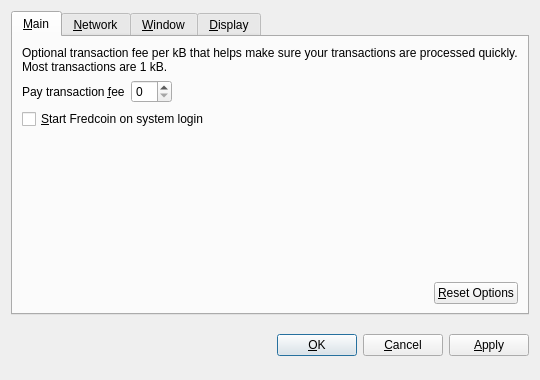
<?xml version="1.0" encoding="UTF-8"?>
<ui version="4.0">
 <class>OptionsDialog</class>
 <widget class="QDialog" name="OptionsDialog">
  <property name="geometry">
   <rect>
    <x>0</x>
    <y>0</y>
    <width>540</width>
    <height>380</height>
   </rect>
  </property>
  <property name="windowTitle">
   <string>Options</string>
  </property>
  <property name="modal">
   <bool>true</bool>
  </property>
  <layout class="QVBoxLayout" name="verticalLayout">
   <item>
    <widget class="QTabWidget" name="tabWidget">
     <property name="tabPosition">
      <enum>QTabWidget::North</enum>
     </property>
     <property name="currentIndex">
      <number>0</number>
     </property>
     <widget class="QWidget" name="tabMain">
      <attribute name="title">
       <string>&amp;Main</string>
      </attribute>
      <layout class="QVBoxLayout" name="verticalLayout_Main">
       <item>
        <widget class="QLabel" name="transactionFeeInfoLabel">
         <property name="text">
          <string>Optional transaction fee per kB that helps make sure your transactions are processed quickly. Most transactions are 1 kB.</string>
         </property>
         <property name="textFormat">
          <enum>Qt::PlainText</enum>
         </property>
         <property name="wordWrap">
          <bool>true</bool>
         </property>
        </widget>
       </item>
       <item>
        <layout class="QHBoxLayout" name="horizontalLayout_1_Main">
         <item>
          <widget class="QLabel" name="transactionFeeLabel">
           <property name="text">
            <string>Pay transaction &amp;fee</string>
           </property>
           <property name="textFormat">
            <enum>Qt::PlainText</enum>
           </property>
           <property name="buddy">
            <cstring>transactionFee</cstring>
           </property>
          </widget>
         </item>
         <item>
          <widget class="BitcoinAmountField" name="transactionFee"/>
         </item>
         <item>
          <spacer name="horizontalSpacer_1_Main">
           <property name="orientation">
            <enum>Qt::Horizontal</enum>
           </property>
           <property name="sizeHint" stdset="0">
            <size>
             <width>40</width>
             <height>20</height>
            </size>
           </property>
          </spacer>
         </item>
        </layout>
       </item>
       <item>
        <widget class="QCheckBox" name="bitcoinAtStartup">
         <property name="toolTip">
          <string>Automatically start Fredcoin after logging in to the system.</string>
         </property>
         <property name="text">
          <string>&amp;Start Fredcoin on system login</string>
         </property>
        </widget>
       </item>
       <item>
        <spacer name="verticalSpacer_Main">
         <property name="orientation">
          <enum>Qt::Vertical</enum>
         </property>
         <property name="sizeHint" stdset="0">
          <size>
           <width>20</width>
           <height>40</height>
          </size>
         </property>
        </spacer>
       </item>
       <item>
        <layout class="QHBoxLayout" name="horizontalLayout_2_Main">
         <item>
          <spacer name="horizontalSpacer_2_Main">
           <property name="orientation">
            <enum>Qt::Horizontal</enum>
           </property>
           <property name="sizeHint" stdset="0">
            <size>
             <width>40</width>
             <height>20</height>
            </size>
           </property>
          </spacer>
         </item>
         <item>
          <widget class="QPushButton" name="resetButton">
           <property name="toolTip">
            <string>Reset all client options to default.</string>
           </property>
           <property name="text">
            <string>&amp;Reset Options</string>
           </property>
           <property name="autoDefault">
            <bool>false</bool>
           </property>
          </widget>
         </item>
        </layout>
       </item>
      </layout>
     </widget>
     <widget class="QWidget" name="tabNetwork">
      <attribute name="title">
       <string>&amp;Network</string>
      </attribute>
      <layout class="QVBoxLayout" name="verticalLayout_Network">
       <item>
        <widget class="QCheckBox" name="mapPortUpnp">
         <property name="toolTip">
          <string>Automatically open the Fredcoin client port on the router. This only works when your router supports UPnP and it is enabled.</string>
         </property>
         <property name="text">
          <string>Map port using &amp;UPnP</string>
         </property>
        </widget>
       </item>
       <item>
        <widget class="QCheckBox" name="connectSocks">
         <property name="toolTip">
          <string>Connect to the Fredcoin network through a SOCKS proxy (e.g. when connecting through Tor).</string>
         </property>
         <property name="text">
          <string>&amp;Connect through SOCKS proxy:</string>
         </property>
        </widget>
       </item>
       <item>
        <layout class="QHBoxLayout" name="horizontalLayout_Network">
         <item>
          <widget class="QLabel" name="proxyIpLabel">
           <property name="text">
            <string>Proxy &amp;IP:</string>
           </property>
           <property name="textFormat">
            <enum>Qt::PlainText</enum>
           </property>
           <property name="buddy">
            <cstring>proxyIp</cstring>
           </property>
          </widget>
         </item>
         <item>
          <widget class="QValidatedLineEdit" name="proxyIp">
           <property name="maximumSize">
            <size>
             <width>140</width>
             <height>16777215</height>
            </size>
           </property>
           <property name="toolTip">
            <string>IP address of the proxy (e.g. 127.0.0.1)</string>
           </property>
          </widget>
         </item>
         <item>
          <widget class="QLabel" name="proxyPortLabel">
           <property name="text">
            <string>&amp;Port:</string>
           </property>
           <property name="textFormat">
            <enum>Qt::PlainText</enum>
           </property>
           <property name="buddy">
            <cstring>proxyPort</cstring>
           </property>
          </widget>
         </item>
         <item>
          <widget class="QLineEdit" name="proxyPort">
           <property name="maximumSize">
            <size>
             <width>55</width>
             <height>16777215</height>
            </size>
           </property>
           <property name="toolTip">
            <string>Port of the proxy (e.g. 9050)</string>
           </property>
          </widget>
         </item>
         <item>
          <widget class="QLabel" name="socksVersionLabel">
           <property name="text">
            <string>SOCKS &amp;Version:</string>
           </property>
           <property name="textFormat">
            <enum>Qt::PlainText</enum>
           </property>
           <property name="buddy">
            <cstring>socksVersion</cstring>
           </property>
          </widget>
         </item>
         <item>
          <widget class="QValueComboBox" name="socksVersion">
           <property name="toolTip">
            <string>SOCKS version of the proxy (e.g. 5)</string>
           </property>
          </widget>
         </item>
         <item>
          <spacer name="horizontalSpacer_Network">
           <property name="orientation">
            <enum>Qt::Horizontal</enum>
           </property>
           <property name="sizeHint" stdset="0">
            <size>
             <width>40</width>
             <height>20</height>
            </size>
           </property>
          </spacer>
         </item>
        </layout>
       </item>
       <item>
        <spacer name="verticalSpacer_Network">
         <property name="orientation">
          <enum>Qt::Vertical</enum>
         </property>
         <property name="sizeHint" stdset="0">
          <size>
           <width>20</width>
           <height>40</height>
          </size>
         </property>
        </spacer>
       </item>
      </layout>
     </widget>
     <widget class="QWidget" name="tabWindow">
      <attribute name="title">
       <string>&amp;Window</string>
      </attribute>
      <layout class="QVBoxLayout" name="verticalLayout_Window">
       <item>
        <widget class="QCheckBox" name="minimizeToTray">
         <property name="toolTip">
          <string>Show only a tray icon after minimizing the window.</string>
         </property>
         <property name="text">
          <string>&amp;Minimize to the tray instead of the taskbar</string>
         </property>
        </widget>
       </item>
       <item>
        <widget class="QCheckBox" name="minimizeOnClose">
         <property name="toolTip">
          <string>Minimize instead of exit the application when the window is closed. When this option is enabled, the application will be closed only after selecting Quit in the menu.</string>
         </property>
         <property name="text">
          <string>M&amp;inimize on close</string>
         </property>
        </widget>
       </item>
       <item>
        <spacer name="verticalSpacer_Window">
         <property name="orientation">
          <enum>Qt::Vertical</enum>
         </property>
         <property name="sizeHint" stdset="0">
          <size>
           <width>20</width>
           <height>40</height>
          </size>
         </property>
        </spacer>
       </item>
      </layout>
     </widget>
     <widget class="QWidget" name="tabDisplay">
      <attribute name="title">
       <string>&amp;Display</string>
      </attribute>
      <layout class="QVBoxLayout" name="verticalLayout_Display">
       <item>
        <layout class="QHBoxLayout" name="horizontalLayout_1_Display">
         <item>
          <widget class="QLabel" name="langLabel">
           <property name="text">
            <string>User Interface &amp;language:</string>
           </property>
           <property name="textFormat">
            <enum>Qt::PlainText</enum>
           </property>
           <property name="buddy">
            <cstring>lang</cstring>
           </property>
          </widget>
         </item>
         <item>
          <widget class="QValueComboBox" name="lang">
           <property name="toolTip">
            <string>The user interface language can be set here. This setting will take effect after restarting Fredcoin.</string>
           </property>
          </widget>
         </item>
        </layout>
       </item>
       <item>
        <layout class="QHBoxLayout" name="horizontalLayout_2_Display">
         <item>
          <widget class="QLabel" name="unitLabel">
           <property name="text">
            <string>&amp;Unit to show amounts in:</string>
           </property>
           <property name="textFormat">
            <enum>Qt::PlainText</enum>
           </property>
           <property name="buddy">
            <cstring>unit</cstring>
           </property>
          </widget>
         </item>
         <item>
          <widget class="QValueComboBox" name="unit">
           <property name="toolTip">
            <string>Choose the default subdivision unit to show in the interface and when sending coins.</string>
           </property>
          </widget>
         </item>
        </layout>
       </item>
       <item>
        <widget class="QCheckBox" name="displayAddresses">
         <property name="toolTip">
          <string>Whether to show Fredcoin addresses in the transaction list or not.</string>
         </property>
         <property name="text">
          <string>&amp;Display addresses in transaction list</string>
         </property>
        </widget>
       </item>
       <item>
        <widget class="QCheckBox" name="coinControlFeatures">
         <property name="toolTip">
          <string>Whether to show coin control features or not.</string>
         </property>
         <property name="text">
          <string>Display coin &amp;control features (experts only!)</string>
         </property>
        </widget>
       </item>
       <item>
        <spacer name="verticalSpacer_Display">
         <property name="orientation">
          <enum>Qt::Vertical</enum>
         </property>
         <property name="sizeHint" stdset="0">
          <size>
           <width>20</width>
           <height>40</height>
          </size>
         </property>
        </spacer>
       </item>
      </layout>
     </widget>
    </widget>
   </item>
   <item>
    <layout class="QHBoxLayout" name="horizontalLayout_Buttons">
     <item>
      <spacer name="horizontalSpacer_1">
       <property name="orientation">
        <enum>Qt::Horizontal</enum>
       </property>
       <property name="sizeHint" stdset="0">
        <size>
         <width>40</width>
         <height>48</height>
        </size>
       </property>
      </spacer>
     </item>
     <item>
      <widget class="QLabel" name="statusLabel">
       <property name="font">
        <font>
         <weight>75</weight>
         <bold>true</bold>
        </font>
       </property>
       <property name="text">
        <string/>
       </property>
       <property name="textFormat">
        <enum>Qt::PlainText</enum>
       </property>
       <property name="wordWrap">
        <bool>true</bool>
       </property>
      </widget>
     </item>
     <item>
      <spacer name="horizontalSpacer_2">
       <property name="orientation">
        <enum>Qt::Horizontal</enum>
       </property>
       <property name="sizeHint" stdset="0">
        <size>
         <width>40</width>
         <height>48</height>
        </size>
       </property>
      </spacer>
     </item>
     <item>
      <widget class="QPushButton" name="okButton">
       <property name="text">
        <string>&amp;OK</string>
       </property>
      </widget>
     </item>
     <item>
      <widget class="QPushButton" name="cancelButton">
       <property name="text">
        <string>&amp;Cancel</string>
       </property>
       <property name="autoDefault">
        <bool>false</bool>
       </property>
      </widget>
     </item>
     <item>
      <widget class="QPushButton" name="applyButton">
       <property name="text">
        <string>&amp;Apply</string>
       </property>
       <property name="autoDefault">
        <bool>false</bool>
       </property>
      </widget>
     </item>
    </layout>
   </item>
  </layout>
 </widget>
 <customwidgets>
  <customwidget>
   <class>BitcoinAmountField</class>
   <extends>QSpinBox</extends>
   <header>bitcoinamountfield.h</header>
  </customwidget>
  <customwidget>
   <class>QValueComboBox</class>
   <extends>QComboBox</extends>
   <header>qvaluecombobox.h</header>
  </customwidget>
  <customwidget>
   <class>QValidatedLineEdit</class>
   <extends>QLineEdit</extends>
   <header>qvalidatedlineedit.h</header>
  </customwidget>
 </customwidgets>
 <resources/>
 <connections/>
</ui>
